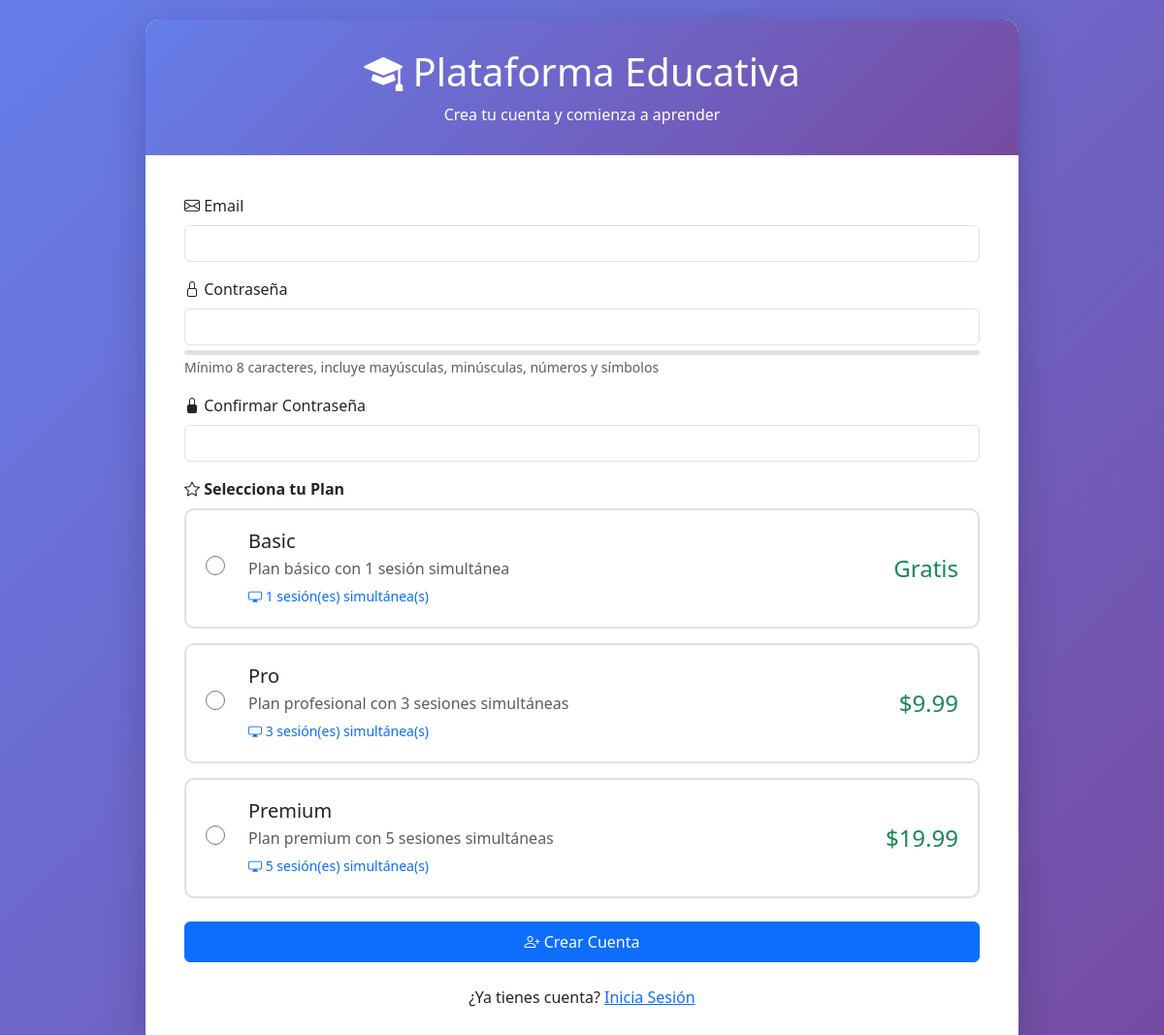
/register.php, run on the app's committed database.
### tables this page shows
CREATE TABLE subscription_plans (
    id INT UNSIGNED AUTO_INCREMENT PRIMARY KEY,
    plan_name VARCHAR(50) NOT NULL UNIQUE,
    max_concurrent_sessions INT UNSIGNED NOT NULL,
    price DECIMAL(10,2) DEFAULT 0.00,
    description TEXT,
    created_at TIMESTAMP DEFAULT CURRENT_TIMESTAMP,
    INDEX idx_plan_name (plan_name)
);

### config/db.php (called while the page is built, shortened)
<?php
class Database {
    private static $instance = null;
    private $connection;
    private function __construct() {
        try {
            $dsn = "mysql:host=" . DB_HOST . ";dbname=" . DB_NAME . ";charset=" . DB_CHARSET;
            $options = [
                PDO::ATTR_ERRMODE            => PDO::ERRMODE_EXCEPTION,
                PDO::ATTR_DEFAULT_FETCH_MODE => PDO::FETCH_ASSOC,
                PDO::ATTR_EMULATE_PREPARES   => false,
                PDO::ATTR_PERSISTENT         => false,
                PDO::MYSQL_ATTR_INIT_COMMAND => "SET NAMES " . DB_CHARSET
            ];
            $this->connection = new PDO($dsn, DB_USER, DB_PASS, $options);
        } catch (PDOException $e) {
            $this->logError($e->getMessage());
            die("Error de conexión a la base de datos. Por favor, contacte al administrador.");
        }
    }
    public static function getInstance() {
        if (self::$instance === null) {
            self::$instance = new self();
        }
        return self::$instance;
    }
    public function query($query, $params = []) {
        try {
            $stmt = $this->connection->prepare($query);
            $stmt->execute($params);
            return $stmt;
        } catch (PDOException $e) {
            $this->logError($e->getMessage());
            throw new Exception("Error en la consulta a la base de datos.");
        }
    }
    public function fetchAll($query, $params = []) {
        return $this->query($query, $params)->fetchAll();
    }
}

### register.php (the view, shortened to what this page needs)
<?php
require_once __DIR__ . '/config/db.php';
$success = false;
try {
    $db = Database::getInstance();
    $plansQuery = "SELECT id, plan_name, max_concurrent_sessions, price, description FROM subscription_plans ORDER BY id";
    $plans = $db->fetchAll($plansQuery);
} catch (Exception $e) {
    $plans = [];
    error_log("Error al cargar planes: " . $e->getMessage());
}
?>
<!DOCTYPE html>
<html lang="es">
<head>
    <link href="https://cdn.jsdelivr.net/npm/bootstrap@5.3.0/dist/css/bootstrap.min.css" rel="stylesheet">
    <link href="https://cdn.jsdelivr.net/npm/bootstrap-icons@1.10.0/font/bootstrap-icons.css" rel="stylesheet">
</head>
<body>
    <div class="register-container">
        <div class="register-header">
            <h1><i class="bi bi-mortarboard-fill"></i> <?php echo APP_NAME; ?></h1>
            <p class="mb-0">Crea tu cuenta y comienza a aprender</p>
        </div>
        <div class="register-body">
            <?php if ($success): ?>
                <div class="alert alert-success">
                    <h4 class="alert-heading"><i class="bi bi-check-circle-fill"></i> ¡Registro Exitoso!</h4>
                    <p>Se ha enviado un email de verificación a <strong><?php echo htmlspecialchars($_SESSION['registration_email']); ?></strong></p>
                    <hr>
                    <p class="mb-0">Por favor revisa tu bandeja de entrada y haz clic en el enlace de verificación para activar tu cuenta.</p>
                    <div class="mt-3">
                        <a href="login.php" class="btn btn-primary">Ir al Login</a>
                    </div>
                </div>
            <?php else: ?>
                <form method="POST" action="" id="registerForm">
                    <div class="mb-3">
                        <label for="email" class="form-label">
                            <i class="bi bi-envelope"></i> Email
                        </label>
                        <input type="email" class="form-control" id="email" name="email"
                               value="<?php echo htmlspecialchars($_POST['email'] ?? ''); ?>"
                               required>
                    </div>
                    <div class="mb-3">
                        <label for="password" class="form-label">
                            <i class="bi bi-lock"></i> Contraseña
                        </label>
                        <input type="password" class="form-control" id="password" name="password" required>
                        <div class="password-strength" id="passwordStrength"></div>
                        <small class="text-muted">Mínimo 8 caracteres, incluye mayúsculas, minúsculas, números y símbolos</small>
                    </div>
                    <div class="mb-3">
                        <label for="confirm_password" class="form-label">
                            <i class="bi bi-lock-fill"></i> Confirmar Contraseña
                        </label>
                        <input type="password" class="form-control" id="confirm_password" name="confirm_password" required>
                    </div>
                    <div class="mb-4">
                        <label class="form-label fw-bold">
                            <i class="bi bi-star"></i> Selecciona tu Plan
                        </label>
                        <?php foreach ($plans as $planItem): ?>
                            <div class="plan-card" onclick="selectPlan(<?php echo $planItem['id']; ?>)">
                                <div class="row align-items-center">
                                    <div class="col-auto">
                                        <input type="radio" name="plan" value="<?php echo $planItem['id']; ?>"
                                               id="plan<?php echo $planItem['id']; ?>"
                                               <?php echo (isset($_POST['plan']) && $_POST['plan'] == $planItem['id']) ? 'checked' : ''; ?>
                                               required>
                                    </div>
                                    <div class="col">
                                        <h5 class="mb-1"><?php echo htmlspecialchars($planItem['plan_name']); ?></h5>
                                        <p class="mb-1 text-muted"><?php echo htmlspecialchars($planItem['description']); ?></p>
                                        <small class="text-primary">
                                            <i class="bi bi-display"></i>
                                            <?php echo $planItem['max_concurrent_sessions']; ?>
                                            sesión(es) simultánea(s)
                                        </small>
                                    </div>
                                    <div class="col-auto">
                                        <h4 class="mb-0 text-success">
                                            <?php echo $planItem['price'] == 0 ? 'Gratis' : '$' . number_format($planItem['price'], 2); ?>
                                        </h4>
                                    </div>
                                </div>
                            </div>
                        <?php endforeach; ?>
                    </div>
                    <button type="submit" class="btn btn-primary w-100 py-2">
                        <i class="bi bi-person-plus"></i> Crear Cuenta
                    </button>
                </form>
                <div class="text-center mt-4">
                    <p class="mb-0">¿Ya tienes cuenta? <a href="login.php">Inicia Sesión</a></p>
                </div>
            <?php endif; ?>
        </div>
    </div>
</body>
</html>

### register.php (style rules this page uses)
body { background: linear-gradient(135deg, #667eea 0%, #764ba2 100%); min-height: 100vh; display: flex; align-items: center; justify-content: center; font-family: 'Segoe UI', Tahoma, Geneva, Verdana, sans-serif; }
.register-container { background: white; border-radius: 15px; box-shadow: 0 10px 40px rgba(0,0,0,0.2); overflow: hidden; max-width: 900px; width: 100%; margin: 20px; }
.register-header { background: linear-gradient(135deg, #667eea 0%, #764ba2 100%); color: white; padding: 30px; text-align: center; }
.register-body { padding: 40px; }
.plan-card { border: 2px solid #e0e0e0; border-radius: 10px; padding: 20px; cursor: pointer; transition: all 0.3s; margin-bottom: 15px; }
.plan-card input[type="radio"] { width: 20px; height: 20px; }
.password-strength { height: 5px; border-radius: 3px; margin-top: 5px; background: #e0e0e0; }

### data on the page
subscription_plans: plan_name "Basic", description "Plan básico con 1 sesión simultánea", max_concurrent_sessions "1", price "Gratis"
subscription_plans: plan_name "Pro", description "Plan profesional con 3 sesiones simultáneas", max_concurrent_sessions "3", price "9.99"
subscription_plans: plan_name "Premium", description "Plan premium con 5 sesiones simultáneas", max_concurrent_sessions "5", price "19.99"

### other printed values
APP_NAME "Plataforma Educativa"
